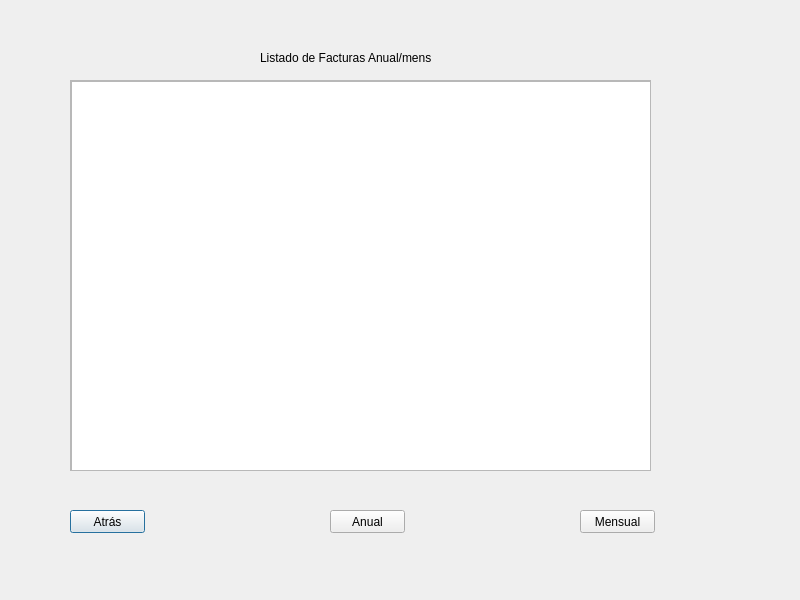
<?xml version="1.0" encoding="UTF-8"?>
<ui version="4.0">
 <class>Dialog</class>
 <widget class="QDialog" name="Dialog">
  <property name="geometry">
   <rect>
    <x>0</x>
    <y>0</y>
    <width>800</width>
    <height>600</height>
   </rect>
  </property>
  <property name="minimumSize">
   <size>
    <width>800</width>
    <height>600</height>
   </size>
  </property>
  <property name="windowTitle">
   <string>Dialog</string>
  </property>
  <widget class="QScrollArea" name="scrollArea">
   <property name="geometry">
    <rect>
     <x>70</x>
     <y>80</y>
     <width>581</width>
     <height>391</height>
    </rect>
   </property>
   <property name="widgetResizable">
    <bool>true</bool>
   </property>
   <widget class="QWidget" name="scrollAreaWidgetContents">
    <property name="geometry">
     <rect>
      <x>0</x>
      <y>0</y>
      <width>579</width>
      <height>389</height>
     </rect>
    </property>
    <widget class="QListWidget" name="listClientes">
     <property name="geometry">
      <rect>
       <x>0</x>
       <y>0</y>
       <width>581</width>
       <height>391</height>
      </rect>
     </property>
    </widget>
   </widget>
  </widget>
  <widget class="QPushButton" name="buttonAtras">
   <property name="geometry">
    <rect>
     <x>70</x>
     <y>510</y>
     <width>75</width>
     <height>23</height>
    </rect>
   </property>
   <property name="text">
    <string>Atrás</string>
   </property>
  </widget>
  <widget class="QPushButton" name="buttonImprimir">
   <property name="geometry">
    <rect>
     <x>330</x>
     <y>510</y>
     <width>75</width>
     <height>23</height>
    </rect>
   </property>
   <property name="text">
    <string>Anual</string>
   </property>
  </widget>
  <widget class="QLabel" name="label">
   <property name="geometry">
    <rect>
     <x>260</x>
     <y>50</y>
     <width>171</width>
     <height>16</height>
    </rect>
   </property>
   <property name="text">
    <string>Listado de Facturas Anual/mensual</string>
   </property>
  </widget>
  <widget class="QPushButton" name="buttonModificar">
   <property name="geometry">
    <rect>
     <x>580</x>
     <y>510</y>
     <width>75</width>
     <height>23</height>
    </rect>
   </property>
   <property name="text">
    <string>Mensual</string>
   </property>
  </widget>
 </widget>
 <resources/>
 <connections/>
</ui>
